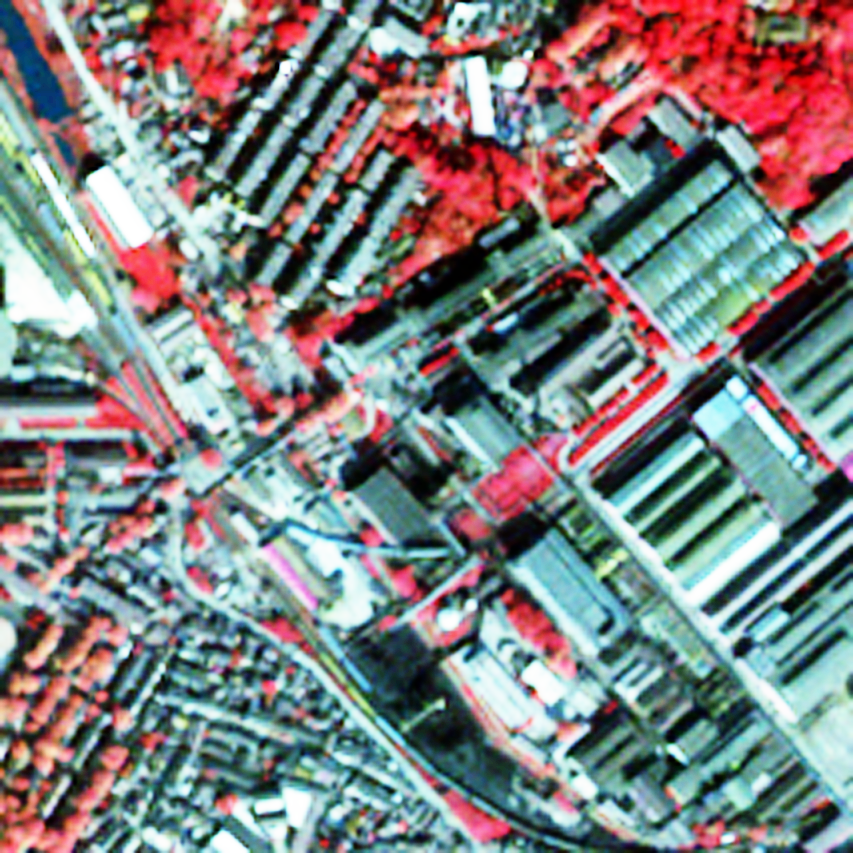
#> input picture 遥感数字图像处理/191830246-邹子健-作业10/mul_input.tif, 853 x 853 px
$ python 10-2.py
#> lines starting #> are read from the running program, lines starting #| are printed output that depends on the picture
# 利用PCA方法进行图像融合
from cv2 import cv2
import numpy as np
cv2.__file__
# PCACompute(data, mean[, eigenvectors[, maxComponents]]) -> mean, eigenvectors
# 复刻了 cv2.PCACompute 函数


def myPCACompute(data, mean):
    N, dim = data.shape
    # 计算协方差矩阵
    cov = np.zeros((dim, dim), dtype=np.float64)
    minus_data = data.copy()
    for i in range(dim):
        minus_data[:, i] -= mean[0, i]
    cov = np.dot(minus_data.T, minus_data) / (N - 1)

    # 特征值与特征向量
    val, vects = np.linalg.eig(cov)

    # 从大到小排序
    # 返回从大到小的 index
    b = np.argsort(-val, axis=0, kind='quicksort', order=None)
    sorted_vects = vects.copy()
    for i in range(val.shape[0]):
        sorted_vects[:, i] = vects[:, b[i]]
    # 返回 mean , 和排序后的特征向量
    return mean, np.float32(sorted_vects.T)


def pca(mul, pan):

    # 将数据转换为浮点型便于计算
    mul = np.float64(mul)
    pan = np.float64(pan)
    dst = np.zeros(mul.shape, dtype=np.uint8)
    # 主成分变换，得到特征值和特征向量
    row, col, dim = list(mul.shape)
    temp = np.zeros((row * col, dim), dtype=np.float32)
    for i in range(dim):
        temp[:, i] = (mul[:, :, i]).ravel()  # 将矩阵向量化

    meanTemp, eigvect = myPCACompute(
        temp, (np.mean(temp, axis=0)).reshape(1, -1))
    # meanTemp, eigvect = cv2.PCACompute(temp, (np.mean(temp, axis=0)).reshape(
    # 1, -1))  # axis=0，输出矩阵是1行，求每一列的平均（按照每一行去求平均）；转换成一行；返回排序后的特征值和特征向量

    # 替换第一分量
    pca = cv2.PCAProject(temp, meanTemp, eigvect)  # 旋转到主成分空间
    pca[:, 0] = pan.ravel()
    inverse = cv2.PCABackProject(pca, meanTemp, eigvect)
    temp = np.zeros(mul.shape, dtype=np.float64)
    for i in range(3):
        temp[:, :, i] = (inverse[:, i]).reshape(row, col)

    # 转换到8位整型数据
    for i in range(dim):
        imax = np.max(temp[:, :, i])
        imin = np.min(temp[:, :, i])
        dst[:, :, i] = np.uint8(
            255.0 / (imax - imin + 0.0000001) * (temp[:, :, i] - imin))
    return dst


mul = cv2.imread('mul_input.tif', cv2.IMREAD_COLOR)
#> mul is the input picture: shape (853, 853, 3); mean B, G, R 129.7, 129.6, 129.1
pan = cv2.imread('pan_input.tif', cv2.IMREAD_GRAYSCALE)
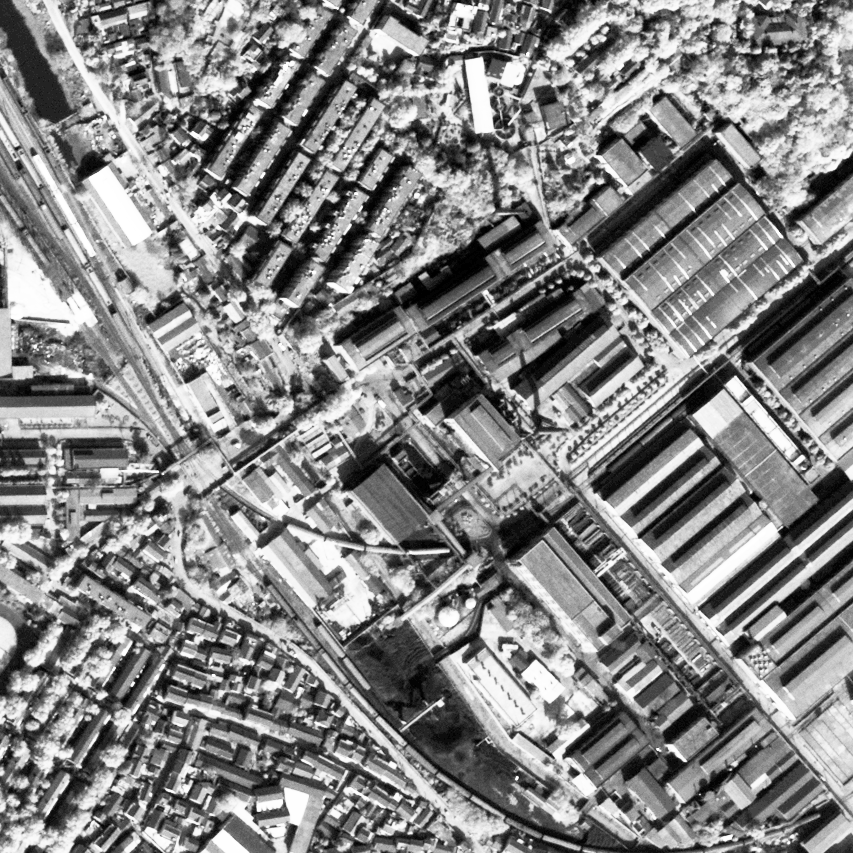
#> input picture 遥感数字图像处理/191830246-邹子健-作业10/pan_input.tif, 853 x 853 px
#> pan is the input picture: shape (853, 853); min 0, max 255, mean 131.9
cv2.imshow('mul-image', mul)
cv2.imshow('pan-image', pan)

img = pca(mul, pan)
#> in myPCACompute, `cov = np.dot(minus_data.T, minus_data) / (N - 1)`: cov = [[5348, 5154.3, 3194.9], [5154.3, 5344.8, 3102.7], [3194.9, 3102.7, 5375.6]]
#> in myPCACompute, `val, vects = np.linalg.eig(cov)`: val = [13076, 190.9, 2801.5]; vects = [[-0.614, -0.713, -0.339], [-0.61, 0.701, -0.369], [-0.501, 0.0198, 0.865]]
#> in myPCACompute, `b = np.argsort(-val, axis=0, kind='quicksort', order=None)`: b = [0, 2, 1]
#> in myPCACompute, `sorted_vects = vects.copy()`: sorted_vects has the same summary as vects
#> after the loop in myPCACompute, `for i in range(val.shape[0]):`: sorted_vects = [[-0.614, -0.339, -0.713], [-0.61, -0.369, 0.701], [-0.501, 0.865, 0.0198]]
#> in pca, `meanTemp, eigvect = myPCACompute( temp, (np.mean(temp, axis=0)).reshap..`: meanTemp = [[129.7, 129.6, 129]]; eigvect = [[-0.614, -0.61, -0.501], [-0.339, -0.369, 0.865], [-0.713, 0.701, 0.0198]]
#> after the loop in pca, `for i in range(3):`:
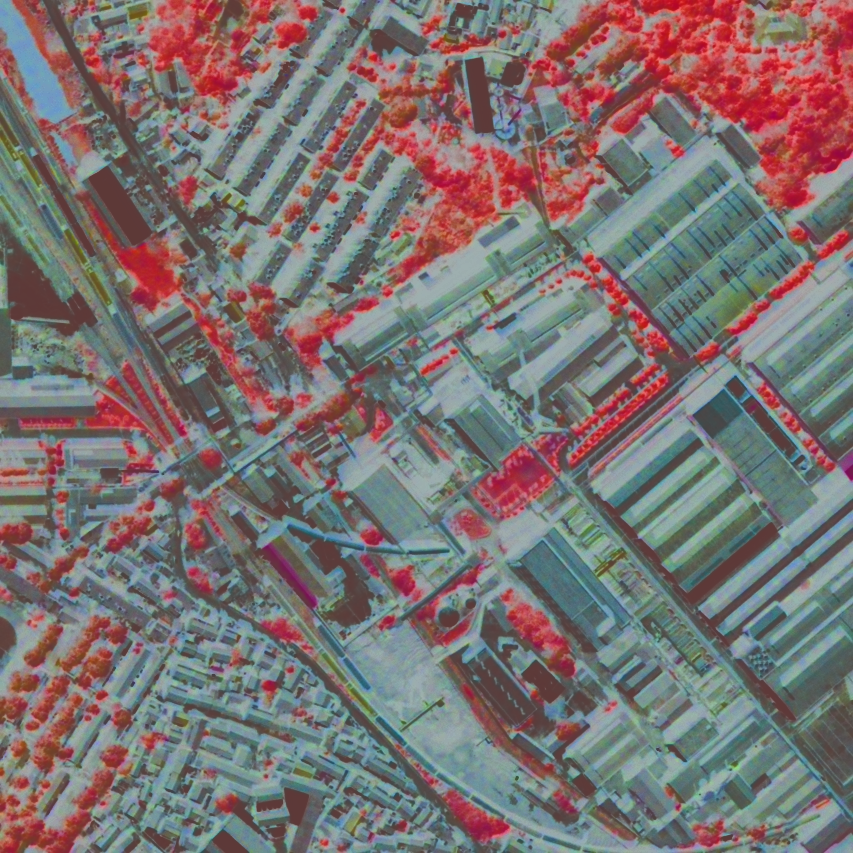
#> temp: shape (853, 853, 3) float64; mean of channels 0, 1, 2 48.7, 49.1, 63; drawn with min black and max white
#> the loop in pca, `for i in range(dim):` made 3 passes
#> (imax, imin) on passes 1 to 3: (183.8, -90.6), (193.1, -114.4), (250.6, -78.69)
#> after the loop in pca, `for i in range(dim):`:
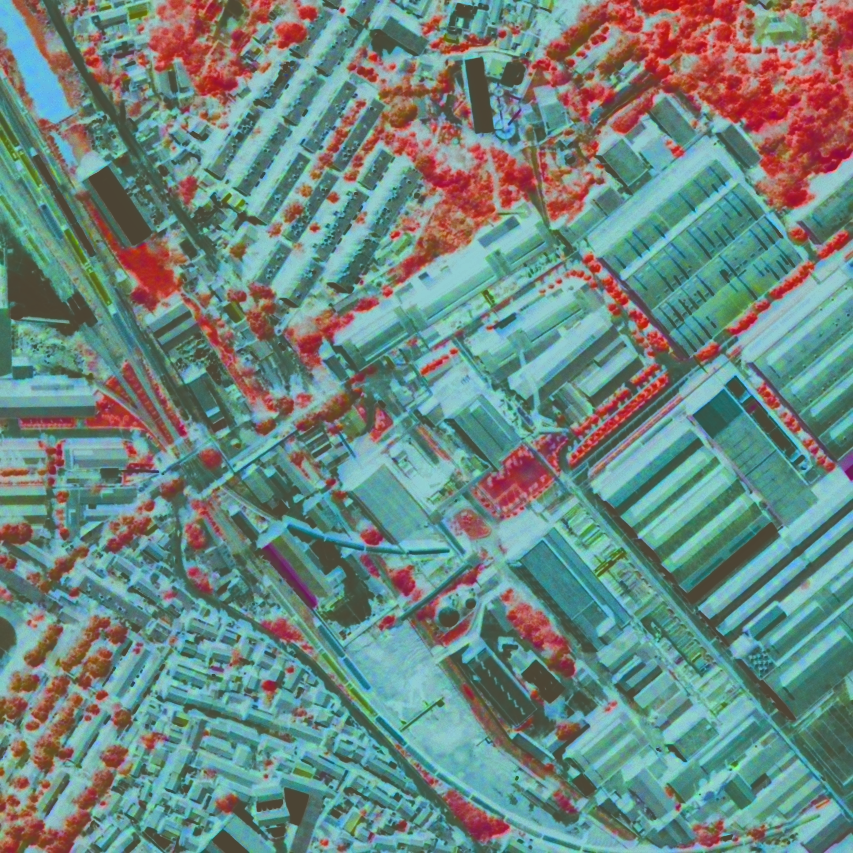
#> dst: shape (853, 853, 3); mean of channels 0, 1, 2 129, 135, 109.2; drawn as B, G, R
cv2.imshow('PCAFusion', img)
cv2.imwrite('PCAFusion.tif', img)

cv2.waitKey()
cv2.destroyAllWindows()
